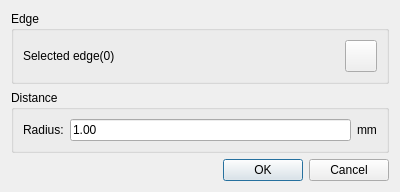
<?xml version="1.0" encoding="UTF-8"?>
<ui version="4.0">
 <class>CreateFilterDialog</class>
 <widget class="QDialog" name="CreateFilterDialog">
  <property name="geometry">
   <rect>
    <x>0</x>
    <y>0</y>
    <width>400</width>
    <height>171</height>
   </rect>
  </property>
  <property name="windowTitle">
   <string>Create Fillet</string>
  </property>
  <layout class="QGridLayout" name="gridLayout_3">
   <item row="0" column="0">
    <widget class="QGroupBox" name="groupBox">
     <property name="title">
      <string>Edge</string>
     </property>
     <layout class="QGridLayout" name="gridLayout">
      <item row="0" column="0">
       <widget class="QLabel" name="edgelabel">
        <property name="text">
         <string>Selected edge(0)</string>
        </property>
       </widget>
      </item>
      <item row="0" column="1">
       <widget class="QPushButton" name="geoSelectCurve">
        <property name="sizePolicy">
         <sizepolicy hsizetype="Minimum" vsizetype="Minimum">
          <horstretch>0</horstretch>
          <verstretch>0</verstretch>
         </sizepolicy>
        </property>
        <property name="minimumSize">
         <size>
          <width>32</width>
          <height>32</height>
         </size>
        </property>
        <property name="maximumSize">
         <size>
          <width>32</width>
          <height>32</height>
         </size>
        </property>
        <property name="styleSheet">
         <string notr="true">background-image: url(:/QUI/geometry/selectwire.png);</string>
        </property>
        <property name="text">
         <string/>
        </property>
        <property name="checkable">
         <bool>true</bool>
        </property>
       </widget>
      </item>
     </layout>
    </widget>
   </item>
   <item row="1" column="0">
    <widget class="QGroupBox" name="groupBox_2">
     <property name="title">
      <string>Distance</string>
     </property>
     <layout class="QGridLayout" name="gridLayout_2">
      <item row="0" column="0">
       <layout class="QHBoxLayout" name="horizontalLayout_3">
        <item>
         <widget class="QLabel" name="label_3">
          <property name="text">
           <string>Radius:</string>
          </property>
         </widget>
        </item>
        <item>
         <widget class="QLineEdit" name="lineEditRadius">
          <property name="text">
           <string>1.00</string>
          </property>
         </widget>
        </item>
        <item>
         <widget class="QLabel" name="label_6">
          <property name="text">
           <string>mm</string>
          </property>
         </widget>
        </item>
       </layout>
      </item>
     </layout>
    </widget>
   </item>
   <item row="2" column="0">
    <widget class="QDialogButtonBox" name="buttonBox">
     <property name="orientation">
      <enum>Qt::Horizontal</enum>
     </property>
     <property name="standardButtons">
      <set>QDialogButtonBox::Cancel|QDialogButtonBox::Ok</set>
     </property>
    </widget>
   </item>
  </layout>
 </widget>
 <resources>
  <include location="../qrc/qianfan.qrc"/>
 </resources>
 <connections>
  <connection>
   <sender>buttonBox</sender>
   <signal>accepted()</signal>
   <receiver>CreateFilterDialog</receiver>
   <slot>accept()</slot>
   <hints>
    <hint type="sourcelabel">
     <x>248</x>
     <y>254</y>
    </hint>
    <hint type="destinationlabel">
     <x>157</x>
     <y>274</y>
    </hint>
   </hints>
  </connection>
  <connection>
   <sender>buttonBox</sender>
   <signal>rejected()</signal>
   <receiver>CreateFilterDialog</receiver>
   <slot>reject()</slot>
   <hints>
    <hint type="sourcelabel">
     <x>316</x>
     <y>260</y>
    </hint>
    <hint type="destinationlabel">
     <x>286</x>
     <y>274</y>
    </hint>
   </hints>
  </connection>
 </connections>
</ui>
